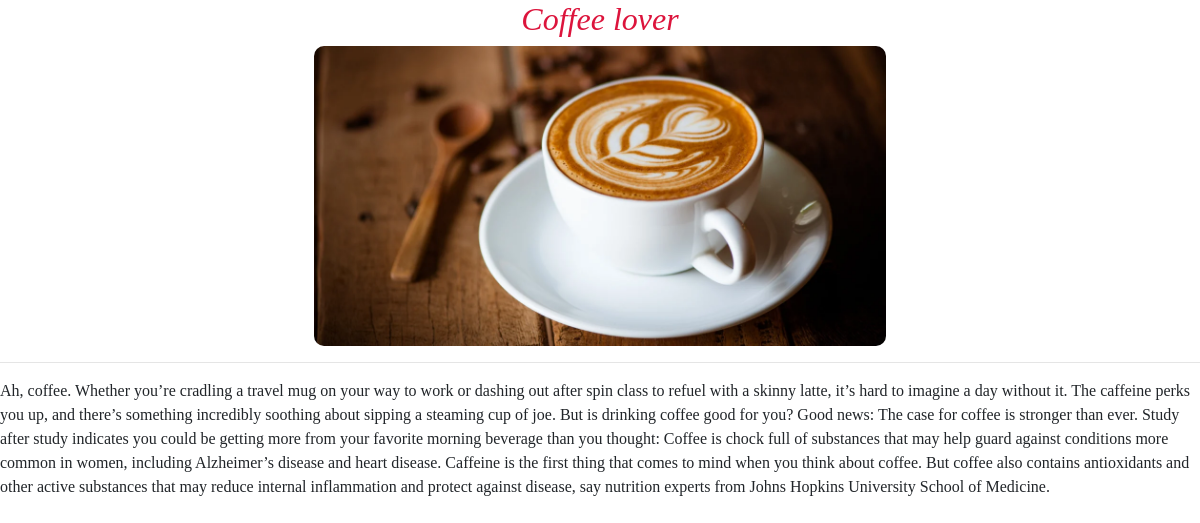
Screenshot of /detail/18 (signed in) with the database file from the repository.
### curd/models.py (models this page shows, shortened)
class Blog(models.Model):
    user = models.ForeignKey(User,on_delete = models.CASCADE,null=True)
    Title=models.CharField(max_length=40)
    Image=models.ImageField(upload_to="media/Blog")
    Description=models.TextField()

### curd/views.py (the view)
# urls.py: path('detail/<int:id>',views.detail,name="detail"),
@login_required(login_url='login')
def detail(request,id):
    detail=Blog.objects.get(id=id)
    return render(request,"detail.html",{'desc':detail})

### curd/templates/detail.html (shortened to what this page needs)
<!DOCTYPE html>
<html lang="en">
<head>
    <link rel="stylesheet" href="https://cdn.jsdelivr.net/npm/bootstrap@4.3.1/dist/css/bootstrap.min.css">
</head>
<body>
    {% if desc %}
    <div>
        <center><h2>{{desc.Title}}</h2>
        <img src="{{desc.Image.url}}" height="300px"></center>
        <hr>
        <p>{{desc.Description}}</p>
    </div>
    {% endif %}
</body>
</html>

### curd/templates/detail.html (style rules this page uses)
h2 { color:crimson; font-style: italic; font-family: fantasy; }
img { border-radius:10px; }
p { font-family:serif; }

### rows the page displays
Blog: Title "Coffee lover", Image (picture), Description "Ah, coffee. Whether you’re cradling a travel mug on your way to work or dashing out after spin class to refuel with a skinny latte, it’s hard to imagine a day without it. The caffeine perks you up, and there’s something incredibly soothing about sipping a steaming cup of joe. But is drinking coffee good for you? Good news: The case for coffee is stronger than ever. Study after study indicates you could be getting more from your favorite morning beverage than you thought: Coffee is chock full of substances that may help guard against conditions more common in women, including Alzheimer’s disease and heart disease. Caffeine is the first thing that comes to mind when you think about coffee.…"
